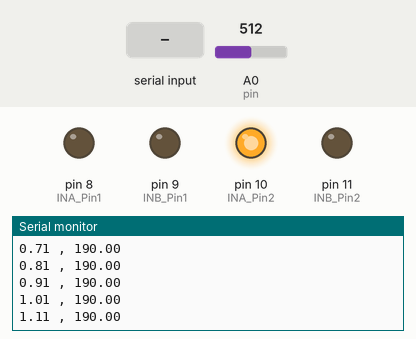
This sketch was run on a simulated Arduino Uno, built with avr-gcc and run on an emulated ATmega328P. Parts: output pins drawn as LEDs (lit = HIGH), the last lines printed to the serial monitor. Inputs (shaded band) come from the test bench; at power-on: A0 (pin) = 512.

Above: at 1.2 s.
1.3 s: "1" received over Serial
At 1.32 s:
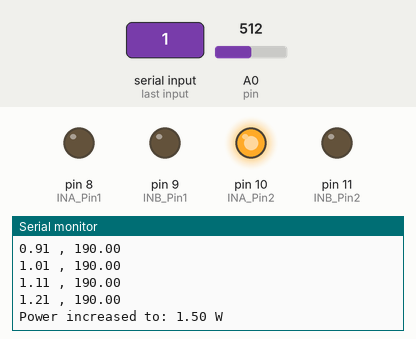
2.8 s: "0" received over Serial
At 2.84 s:
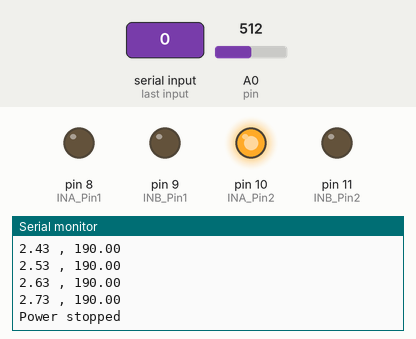
Timing chart, 0 to 5.8 s (numbered marks = the images above; inputs shaded):
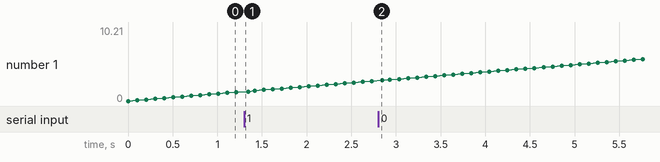

Measured:
- after the input at 1.3 s, the serial monitor: prints a new line at once (image 1)

The sketch:

Cth_iden.ino
```cpp
/**********************************************************************
  程序名称/Program name     : TCA Heat capacity parameter $C_th$ identification
  作者/Author              : Yunsong Zhang
  日期/Date（YYYYMMDD）     : 2025/1/13
  程序目的/Purpose          :
  辨识TCA的热容量C_th, 具体实验细节则是,测量散热过程中位移的变化,进而得到时间常数.
The heat capacity Cth of the TCA is identified, and the details of the experiment are to measure the change of displacement during
the heat dissipation, and then obtain the time constant.

  -----------------------------------------------------------------------
  -----------------------------------------------------------------------
***********************************************************************/

#include <Arduino_JSON.h>
#define INA_Pin1 8
#define INB_Pin1 9
#define INA_Pin2 10
#define INB_Pin2 11
const int pin = A0;
double lon;
unsigned long time;
int i = 0;

// 功率控制相关变量
float power = 0.0;  // 初始功率
float maxpower = 1.5;  // 最大功率（1.5W）
float Vinput = 15.0;  // 输入电压
float R = 16.0;  // 电阻
float Vout;
float duty_cycle;

void setup() {
  // 初始化串口通信
  Serial.begin(9600);

  // 初始化H桥控制引脚
  pinMode(INA_Pin1, OUTPUT);
  digitalWrite(INA_Pin1, HIGH);
  pinMode(INB_Pin1, OUTPUT);
  digitalWrite(INB_Pin1, LOW);
  pinMode(INA_Pin2, OUTPUT);
  digitalWrite(INA_Pin2, HIGH);
  pinMode(INB_Pin2, OUTPUT);
  digitalWrite(INB_Pin2, LOW);

  // 设置模拟参考电压
  analogReference(DEFAULT);
}

void loop() {
  // 检查串口输入
  if (Serial.available() > 0) {
    char input = Serial.read();
    if (input == '1') {
      power = maxpower;  // 设置功率为1.5W
      Serial.print("Power increased to: ");
      Serial.print(power);
      Serial.println(" W");
    } else if (input == '0') {
      power = 0.0;  // 停止功率输入
      Serial.println("Power stopped");
    }
  }

  // 计算输出电压和占空比
  Vout = sqrt(power * R);  // 根据功率计算输出电压
  duty_cycle = Vout / Vinput;  // 计算占空比
  analogWrite(INA_Pin1, (int)(duty_cycle * 255.0));  // 设置PWM输出

  // 读取位移和时间
  lon = 270.0 - 32.0 * analogRead(pin) * 5 / 1024;  // 计算位移（单位：mm）
  time = millis();  // 获取当前时间（单位：ms）

  // 输出时间和位移
  Serial.print(time / 1000.0);  // 输出时间（单位：秒）
  Serial.print(" , ");
  Serial.println(lon);  // 输出位移（单位：mm）

  delay(100);  // 适当延迟以控制输出频率
}
```
